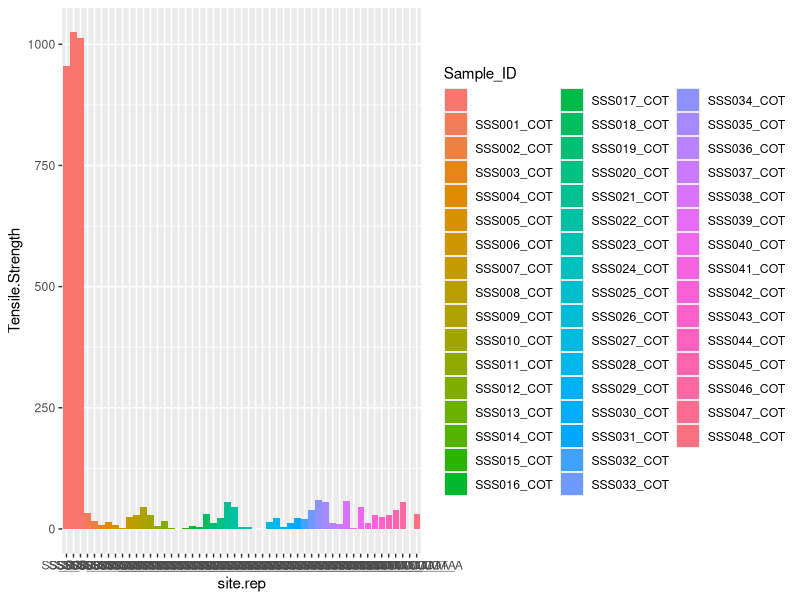
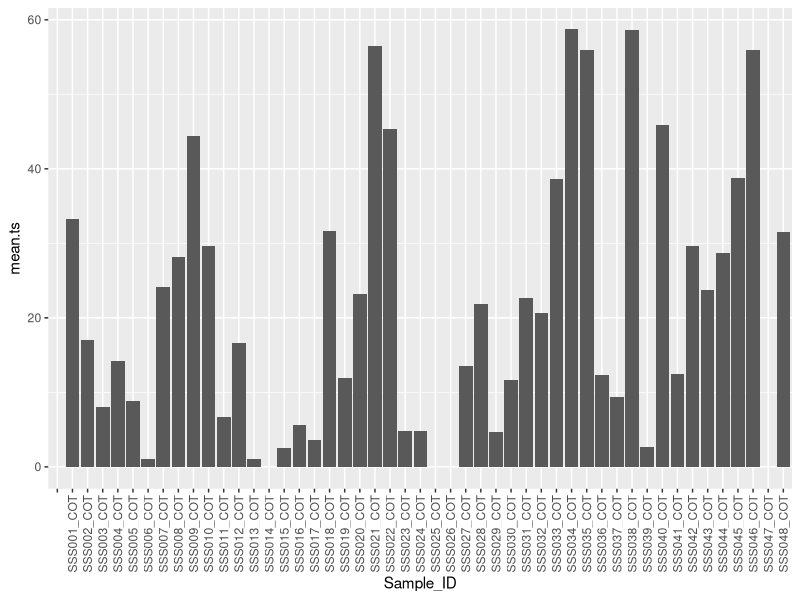
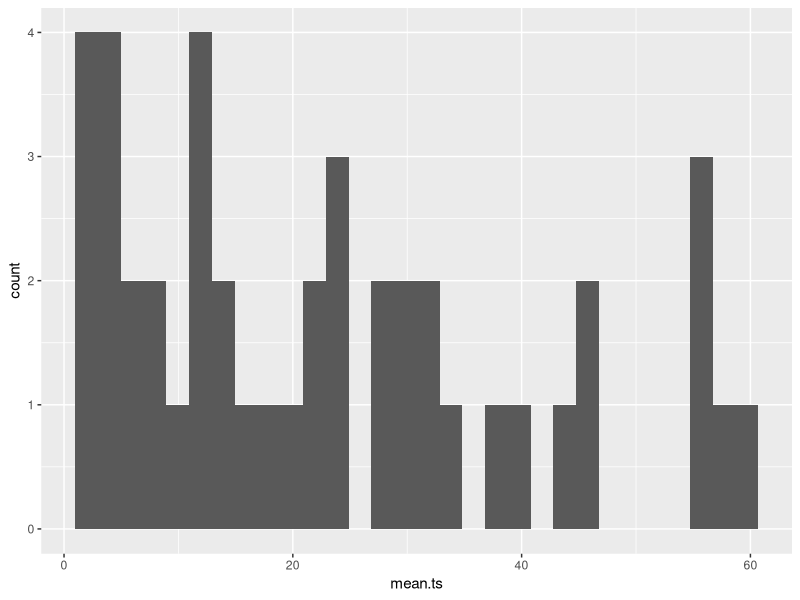

Write R code to recreate these figures, in order. (Note: this script raises an error after producing the figures.)
## ---- chunk 1
library(tidyverse)
library(dplyr)
library(ggplot2)

## ---- chunk 2
data <- read.csv("data/tensile_data_raw.csv")

merged <- data %>% 
  mutate(site.rep = paste0(Sample_ID, "_", Replicate.ID))

## ---- chunk 3
ggplot(merged, aes(x = site.rep, y = Tensile.Strength, fill = Sample_ID))+
  geom_col()#+
  #theme(axis.text.x = element_text(angle = 90, vjust = 0.5, hjust = 1))

## ---- chunk 4

#mean slope and standard deviation calculated for each site

means <- merged %>% 
  group_by(Sample_ID) %>% 
  mutate(mean(Tensile.Strength)) %>% 
  mutate(sd(Tensile.Strength))

means <- means %>%
  separate(Sample_ID, c("Sample", "type"), sep = "_", remove = FALSE) %>%
  rename("mean.ts" = "mean(Tensile.Strength)") %>% 
  rename("sd.ts" = "sd(Tensile.Strength)") %>% 
  distinct(mean.ts, .keep_all = TRUE) %>% 
  select(-Replicate.ID, -Tensile.Strength, -Notes.for.individual.reps, - Notes.for.group.of.4, - site.rep)

## ---- chunk 5

ggplot(means, aes(x = Sample_ID, y = mean.ts)) +
  geom_col()+
  geom_errorbar(aes(ymin = mean.ts - sd.ts, ymax = mean.ts + sd.ts), width = 0.2)+
  theme(axis.text.x = element_text(angle = 90, vjust = 0.5, hjust = 1))

ggplot(means, aes(x = mean.ts))+
  geom_histogram()

## ---- chunk 6
#does tensile strength correlate with lab respiration?

resp <- read.csv("data/SSS_ICON-ModEx_Sediment_Incubations_Respiration_Rates_merged_by_gara009_on_2022-08-19.csv")

#average respiration rate for now

mean.resp <- resp %>% 
  separate(Sample_ID, c("Sample", "rep"), sep = "-", remove = FALSE) %>%   group_by(Sample) %>% 
  mutate(mean(rate_mg_per_L_per_min)) %>% 
  mutate(sd(rate_mg_per_L_per_min)) %>% 
  mutate(mean(rate_mg_per_L_per_h)) %>% 
  mutate(sd(rate_mg_per_L_per_h)) %>% 
  rename("mean.rate.min" = "mean(rate_mg_per_L_per_min)") %>% 
  rename("sd.rate.min" = "sd(rate_mg_per_L_per_min)") %>% 
  rename("mean.rate.hr" = "mean(rate_mg_per_L_per_h)") %>% 
  rename("sd.rate.hr" = "sd(rate_mg_per_L_per_h)") %>% 
  distinct(mean.rate.min, .keep_all = TRUE) %>% 
  select(-slope_of_the_regression, - rate_mg_per_L_per_min, - rate_mg_per_L_per_h, -R_squared, - R_squared_adj, -p_value, -total_incubation_time_min, -number_of_points, -Sample_ID, -rep)

## ---- chunk 7

ggplot()+
  geom_point(aes(x = means$mean.ts, y = mean.resp$mean.rate.hr, color = means$Sample))

#ggplot(data=data.frame(x=df1$x, y=df2$x), aes(x,y)) + geom_point()
#ggplot() + geom_point(aes(x=df1$x, y=df2$x))
#ggplot(data=NULL, aes(x=df1$x, y=df2$x)) + geom_point()
#ggplot(data=df1, aes(x=x)) + geom_point(aes(y=df2$x))

